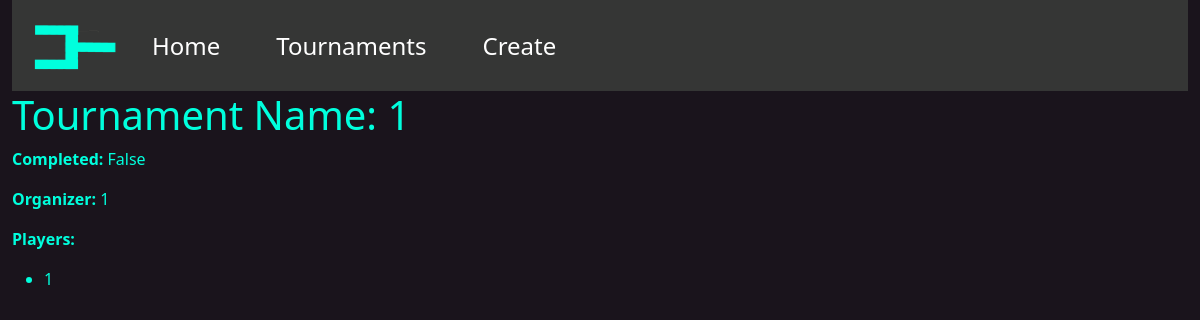
/tournament/26, run on the app's committed database.
### bracket_app/models.py (models this page shows, shortened)
class Tournament(models.Model):
    creator = models.CharField("Creator", max_length=200)
    title = models.CharField("Title", max_length=200)
    players = models.TextField(null=True)
    is_active = models.BooleanField(default=False)

### bracket_app/views.py (the view)
# urls.py: path('tournament/<int:pk>', views.tournament_detail_view, name='tournament-detail'),
def tournament_detail_view(request, pk):
    tournament = Tournament.objects.get(pk=pk)
    jsonDec = json.decoder.JSONDecoder()
    players = jsonDec.decode(tournament.players)
    context = {
        'tournament': tournament,
        'player_list': players,
    }
    return render(request, 'bracket_app/tournament_detail.html', context)

### bracket_app/templates/bracket_app/tournament_detail.html
{% extends 'bracket_app/base_template.html' %}
{% load static %}
{% block content %}
<h1>Tournament Name: {{ tournament.title }}</h1>
<p><strong>Completed:</strong> {{ tournament.is_active }}</p>
<p><strong>Organizer:</strong> {{ tournament.creator }}</p>
<p><strong>Players:</strong></p>
<ul>
    {% for player in player_list %}
    <li>
        <p> {{ player }} </p>
    </li>
    {% endfor %}
</ul>
{% endblock %}

### data on the page
Tournament: title "1", is_active "False", creator "1"

### other printed values
{{ player }} "1"
